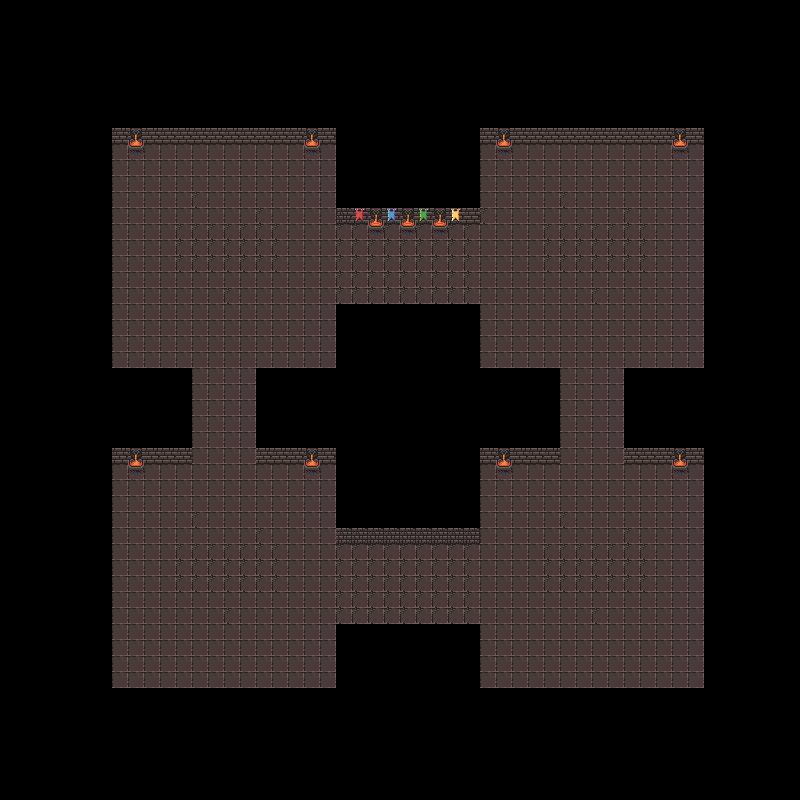

This game map was drawn from its Tiled (.tmx) file and the tilesets committed beside it. A one-line description and the trimmed map source follow:
An orthogonal 50x50 tile map with 16x16 px tiles, 1 tile layer (Tile), 4 hidden layers not drawn.

<map version="1.9" tiledversion="1.9.0" orientation="orthogonal" renderorder="left-down" width="50" height="50" tilewidth="16" tileheight="16" infinite="0" nextlayerid="6" nextobjectid="1">
 <editorsettings>
  <export target="level1.json" format="json" />
 </editorsettings>
 <tileset firstgid="1" source="tiles.tsx" />
 <layer id="4" name="Overlay" width="50" height="50" visible="0">
  <data>[2500 cells, 0 non-empty, 0 distinct tile ids]</data>
 </layer>
 <layer id="1" name="Wall" width="50" height="50" visible="0">
  <data>[2500 cells, 314 non-empty, 17 distinct tile ids]</data>
 </layer>
 <layer id="3" name="Monster" width="50" height="50" visible="0">
  <data>[2500 cells, 17 non-empty, 5 distinct tile ids]</data>
 </layer>
 <layer id="5" name="Decorative Floor" width="50" height="50" visible="0">
  <data>[2500 cells, 0 non-empty, 0 distinct tile ids]</data>
 </layer>
 <layer id="2" name="Tile" width="50" height="50">
  <properties>
   <property name="solid" type="bool" value="false" />
  </properties>
  <data>[2500 cells, 988 non-empty, 13 distinct tile ids]</data>
 </layer>
</map>
